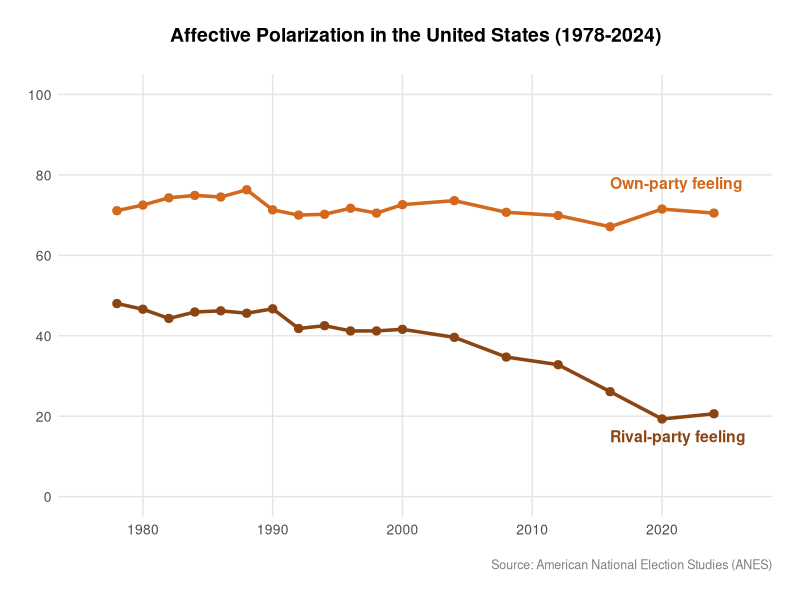

This chart was generated by the following R code:
library(ggplot2)
library(dplyr)
library(readr)

# Import data from CSV file
data <- read_csv("anes/polarization-anes.csv")

# Filter for "All" demographic group and select relevant columns
data_filtered <- data %>%
  filter(Demographics == "All", Subgroup == "All") %>%
  select(Year, `Own-party feeling`, `Rival-party feeling`)

# Create the plot
p <- ggplot(data_filtered, aes(x = Year)) +
  geom_line(aes(y = `Own-party feeling`), color = "#D2691E", size = 1.2) +
  geom_point(aes(y = `Own-party feeling`), color = "#D2691E", size = 2.5) +
  geom_line(aes(y = `Rival-party feeling`), color = "#8B4513", size = 1.2) +
  geom_point(aes(y = `Rival-party feeling`), color = "#8B4513", size = 2.5) +
  
  # Add labels directly on the plot near the lines
  annotate("text", x = 2016, y = 78, label = "Own-party feeling", 
           color = "#D2691E", size = 4, hjust = 0, fontface = "bold") +
  annotate("text", x = 2016, y = 15, label = "Rival-party feeling", 
           color = "#8B4513", size = 4, hjust = 0, fontface = "bold") +
  
  scale_x_continuous(breaks = seq(1980, 2020, 10),
                     limits = c(1976, 2026)) +
  scale_y_continuous(breaks = seq(0, 100, 20),
                     limits = c(0, 100)) +
  
  labs(
    title = "Affective Polarization in the United States (1978-2024)",
    caption = "Source: American National Election Studies (ANES)"
  ) +
  
  theme_minimal() +
  theme(
    plot.title = element_text(size = 14, hjust = 0.5, face = "bold", margin = margin(b = 20)),
    axis.title = element_blank(),  # Remove both axis labels
    axis.text = element_text(size = 10),
    legend.position = "none",  # Remove legend since we have direct labels
    plot.caption = element_text(size = 9, hjust = 1, color = "gray50", margin = margin(t = 15)),
    panel.grid.minor = element_blank(),
    panel.grid.major = element_line(color = "gray90", size = 0.5),
    plot.margin = margin(20, 20, 20, 20)
  )

# Display the plot
print(p)

# Print summary statistics using the actual data range
data_summary <- data_filtered %>%
  summarise(
    own_start = first(`Own-party feeling`),
    own_end = last(`Own-party feeling`),
    rival_start = first(`Rival-party feeling`),
    rival_end = last(`Rival-party feeling`)
  )

cat("\nKey observations:\n")
cat(sprintf("Own-party feeling: %.1f → %.1f (change: %+.1f)\n", 
            data_summary$own_start, data_summary$own_end, 
            data_summary$own_end - data_summary$own_start))
cat(sprintf("Rival-party feeling: %.1f → %.1f (change: %+.1f)\n", 
            data_summary$rival_start, data_summary$rival_end, 
            data_summary$rival_end - data_summary$rival_start))
cat(sprintf("Polarization gap at start: %.1f points\n", 
            data_summary$own_start - data_summary$rival_start))
cat(sprintf("Polarization gap at end: %.1f points\n", 
            data_summary$own_end - data_summary$rival_end))

# Optional: Save the plot
# ggsave("party_feelings_anes.png", plot = p, width = 10, height = 6, dpi = 300, bg = "white")